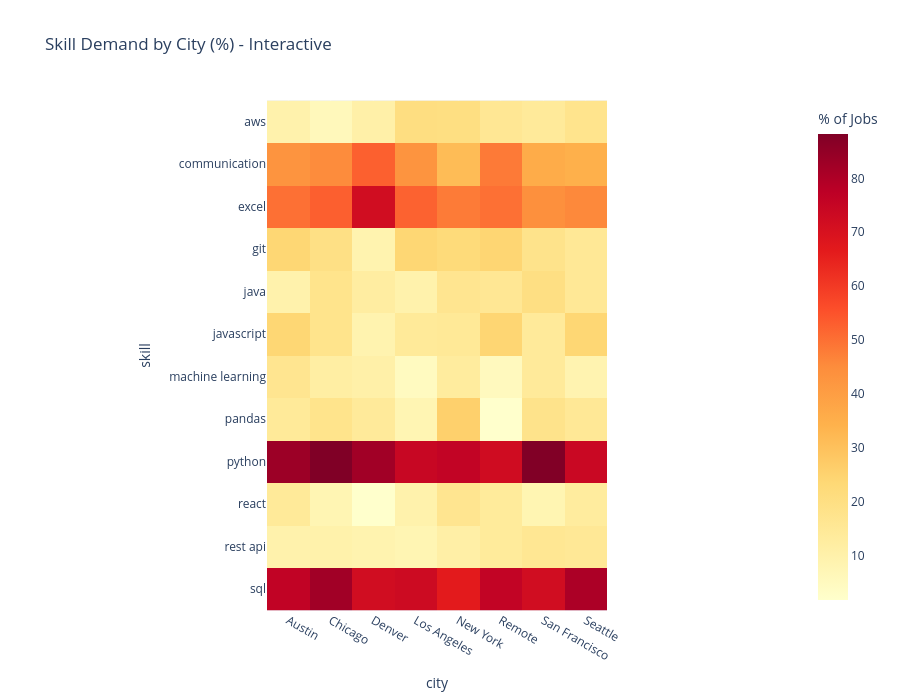

Notebook source saved alongside this figure:
### Markdown cell above
## 6. Additional Visualizations

### Code cell
# Interactive heatmap with Plotly
fig = px.imshow(
    heatmap_data,
    color_continuous_scale='YlOrRd',
    title='Skill Demand by City (%) - Interactive',
    labels={'color': '% of Jobs'}
)

fig.update_layout(height=700)
fig.write_html('../visualizations/interactive_heatmap.html')
fig.show()

### Figure 1 — Plotly figure (JSON) as saved in the notebook; plotly's stock layout.template omitted (floating-point values rounded to 4 significant figures)
{"data": [{"coloraxis": "coloraxis", "hovertemplate": "city: %{x}<br>skill: %{y}<br>% of Jobs: %{z}<extra></extra>", "name": "0", "type": "heatmap", "x": ["Austin", "Chicago", "Denver", "Los Angeles", "New York", "Remote", "San Francisco", "Seattle"], "xaxis": "x", "y": ["aws", "communication", "excel", "git", "java", "javascript", "machine learning", "pandas", "python", "react", "rest api", "sql"], "yaxis": "y", "z": [[9.524, 5.882, 10.53, 20.63, 20.37, 15.52, 14.0, 17.39], [42.86, 45.1, 52.63, 42.86, 31.48, 48.28, 36.0, 34.78], [50.0, 52.94, 71.93, 52.38, 48.15, 50.0, 44.0, 45.65], [23.81, 19.61, 8.772, 23.81, 22.22, 24.14, 18.0, 15.22], [9.524, 17.65, 12.28, 9.524, 16.67, 15.52, 20.0, 15.22], [23.81, 17.65, 8.772, 14.29, 14.81, 24.14, 14.0, 23.91], [16.67, 11.76, 10.53, 4.762, 12.96, 5.172, 14.0, 8.696], [14.29, 17.65, 14.04, 7.937, 25.93, 1.724, 18.0, 15.22], [83.33, 88.24, 82.46, 74.6, 75.93, 72.41, 88.0, 73.91], [14.29, 7.843, 1.754, 9.524, 16.67, 13.79, 8.0, 13.04], [9.524, 9.804, 8.772, 7.937, 11.11, 13.79, 16.0, 15.22], [76.19, 82.35, 71.93, 73.02, 66.67, 75.86, 72.0, 80.43]]}], "layout": {"coloraxis": {"colorbar": {"title": {"text": "% of Jobs"}}, "colorscale": [[0, "rgb(255,255,204)"], [0.125, "rgb(255,237,160)"], [0.25, "rgb(254,217,118)"], [0.375, "rgb(254,178,76)"], [0.5, "rgb(253,141,60)"], [0.625, "rgb(252,78,42)"], [0.75, "rgb(227,26,28)"], [0.875, "rgb(189,0,38)"], [1, "rgb(128,0,38)"]]}, "height": 700, "title": {"text": "Skill Demand by City (%) - Interactive"}, "xaxis": {"anchor": "y", "constrain": "domain", "domain": [0, 1], "scaleanchor": "y", "title": {"text": "city"}}, "yaxis": {"anchor": "x", "autorange": "reversed", "constrain": "domain", "domain": [0, 1], "title": {"text": "skill"}}}}
